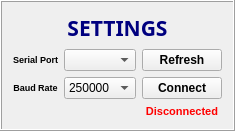
            <widget class="QFrame" name="serial_frame">
             <property name="maximumSize">
              <size>
               <width>660</width>
               <height>16777215</height>
              </size>
             </property>
             <property name="frameShape">
              <enum>QFrame::Box</enum>
             </property>
             <property name="frameShadow">
              <enum>QFrame::Raised</enum>
             </property>
             <layout class="QGridLayout" name="gridLayout_7">
              <item row="0" column="0" colspan="3">
               <widget class="QLabel" name="settings_label">
                <property name="font">
                 <font>
                  <family>BankGothic Md BT</family>
                  <pointsize>13</pointsize>
                  <weight>75</weight>
                  <italic>false</italic>
                  <bold>true</bold>
                  <underline>false</underline>
                  <strikeout>false</strikeout>
                  <kerning>true</kerning>
                 </font>
                </property>
                <property name="text">
                 <string>&lt;html&gt;&lt;head/&gt;&lt;body&gt;&lt;p&gt;&lt;span style=&quot; font-size:16pt; font-weight:600; color:#00007f;&quot;&gt;SETTINGS&lt;/span&gt;&lt;/p&gt;&lt;/body&gt;&lt;/html&gt;</string>
                </property>
                <property name="alignment">
                 <set>Qt::AlignCenter</set>
                </property>
               </widget>
              </item>
              <item row="1" column="0">
               <widget class="QLabel" name="serialport_label">
                <property name="text">
                 <string>&lt;html&gt;&lt;head/&gt;&lt;body&gt;&lt;p&gt;&lt;span style=&quot; font-size:7pt; font-weight:600;&quot;&gt;Serial Port&lt;/span&gt;&lt;/p&gt;&lt;/body&gt;&lt;/html&gt;</string>
                </property>
                <property name="alignment">
                 <set>Qt::AlignCenter</set>
                </property>
               </widget>
              </item>
              <item row="1" column="1">
               <widget class="QComboBox" name="serialport_combobox">
                <property name="cursor">
                 <cursorShape>PointingHandCursor</cursorShape>
                </property>
               </widget>
              </item>
              <item row="1" column="2">
               <widget class="QPushButton" name="refresh_pushbutton">
                <property name="font">
                 <font>
                  <weight>75</weight>
                  <bold>true</bold>
                 </font>
                </property>
                <property name="cursor">
                 <cursorShape>PointingHandCursor</cursorShape>
                </property>
                <property name="text">
                 <string>Refresh</string>
                </property>
               </widget>
              </item>
              <item row="2" column="0">
               <widget class="QLabel" name="baudrate_label">
                <property name="text">
                 <string>&lt;html&gt;&lt;head/&gt;&lt;body&gt;&lt;p&gt;&lt;span style=&quot; font-size:7pt; font-weight:600;&quot;&gt;Baud Rate&lt;/span&gt;&lt;/p&gt;&lt;/body&gt;&lt;/html&gt;</string>
                </property>
                <property name="alignment">
                 <set>Qt::AlignCenter</set>
                </property>
               </widget>
              </item>
              <item row="2" column="1">
               <widget class="QComboBox" name="baudrate_combobox">
                <property name="cursor">
                 <cursorShape>PointingHandCursor</cursorShape>
                </property>
                <item>
                 <property name="text">
                  <string>250000</string>
                 </property>
                </item>
                <item>
                 <property name="text">
                  <string>115200</string>
                 </property>
                </item>
                <item>
                 <property name="text">
                  <string>57600</string>
                 </property>
                </item>
               </widget>
              </item>
              <item row="2" column="2">
               <widget class="QPushButton" name="connect_pushbutton">
                <property name="font">
                 <font>
                  <weight>75</weight>
                  <bold>true</bold>
                 </font>
                </property>
                <property name="cursor">
                 <cursorShape>PointingHandCursor</cursorShape>
                </property>
                <property name="text">
                 <string>Connect</string>
                </property>
               </widget>
              </item>
              <item row="3" column="2">
               <widget class="QLabel" name="serial_label">
                <property name="text">
                 <string>&lt;html&gt;&lt;head/&gt;&lt;body&gt;&lt;p&gt;&lt;span style=&quot; font-size:8pt; font-weight:600; color:#ff0000;&quot;&gt;Disconnected&lt;/span&gt;&lt;/p&gt;&lt;/body&gt;&lt;/html&gt;</string>
                </property>
                <property name="alignment">
                 <set>Qt::AlignCenter</set>
                </property>
               </widget>
              </item>
             </layout>
            </widget>
